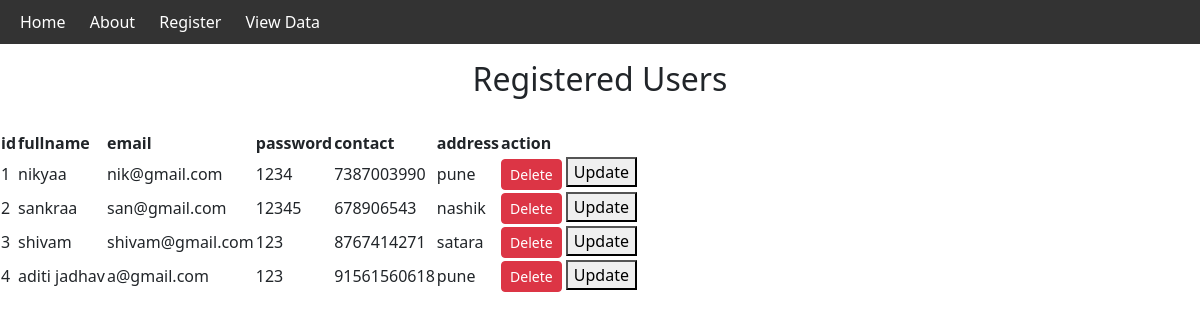
The app's page /viewdata with its own data.
### myapp/models.py (models this page shows)
class register(models.Model):
    fullname=models.CharField(max_length=100)
    email=models.EmailField( max_length=254)
    password=models.CharField(max_length=50)
    contact=models.CharField(max_length=50)
    address=models.CharField(max_length=200,default="pune")

### myapp/views.py (the view)
# urls.py: path('viewdata',views.viewdata),
def viewdata(request):
    data=Register.objects.all()
    return render(request,"viewdata.html",{'data':data})

### mypro/templates/viewdata.html (shortened to what this page needs)
<!DOCTYPE html>
<html lang="en">
<head>
</head>
<body>
    <link href="https://cdnjs.cloudflare.com/ajax/libs/bootstrap/5.3.3/css/bootstrap.min.css" rel="stylesheet">
    {% include "nav.html" %}
    <h2 class="text-center my-3">Registered Users</h2>
     <table class="table table-bordered table-striped">
<table>
    <tr>
        <th>id</th>
        <th>fullname</th>
        <th>email</th>
        <th>password</th>
        <th>contact</th>
        <th>address</th>
        <th>action</th>
    </tr>
    {%for i in data %}
    <tr>
        <td>{{i.id}}</td>
        <td>{{i.fullname}}</td>
        <td>{{i.email}}</td>
        <td>{{i.password}}</td>
        <td>{{i.contact}}</td>
        <td>{{i.address}}</td>
        <td>
            <a href="deletestudent/{{i.id}}" class="btn btn-danger btn-sm">Delete</a>
             <a href="/updatestudent?id={{ i.id }}">
                    <button type="button">Update</button>
            </a>
        </td>
        <td> </td>
    </tr>
    {%endfor%}
</table>
</body>
</html>

### mypro/templates/nav.html
<nav style="background-color: #333; padding: 10px 20px;">
    <a href="/" style="color: white; text-decoration: none; margin-right: 20px;">Home</a>
    <a href="/about" style="color: white; text-decoration: none; margin-right: 20px;">About</a>
    <a href="/register" style="color: white; text-decoration: none; margin-right: 20px;">Register</a>
    <a href="/viewdata" style="color: white; text-decoration: none;">View Data</a>
</nav>

### records on screen
register: id "1", fullname "nikyaa", email "nik@gmail.com", password "1234", contact "7387003990", address "pune"
register: id "2", fullname "sankraa", email "san@gmail.com", password "12345", contact "678906543", address "nashik"
register: id "3", fullname "shivam", email "shivam@gmail.com", password "123", contact "8767414271", address "satara"
register: id "4", fullname "aditi jadhav", email "a@gmail.com", password "123", contact "91561560618", address "pune"
